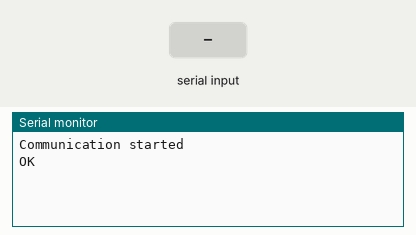
A sketch run on a simulated Arduino Uno, built with avr-gcc and run on an emulated ATmega328P. Shown: the last lines printed to the serial monitor. The test bench sets the inputs (shaded band). The modem accepts every AT command (registered, SIM ready, sends succeed) and sends nothing else.

Above: at 1.6 s.
1.7 s: "1" received over the second serial link
At 2.9 s:
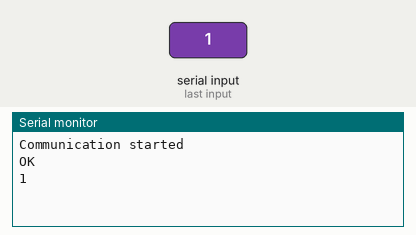
3.2 s: "0" received over the second serial link
At 4.0 s:
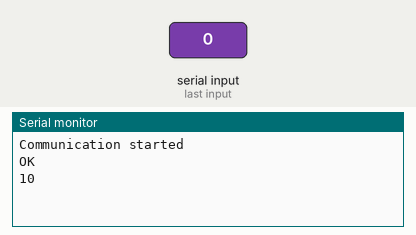

Measured:
- after the input at 1.7 s, the serial monitor: prints a new line at once (image 1)
- after the input at 3.2 s, the serial monitor: prints a new line at once (image 2)

The sketch:

GSM_Interface.ino
```cpp
//send an SMS using a TC35 gsm module
//some more AT commands can be given as well (ATD,AT,SMSC)
//communication between tc35-arduino using software serial port
//RXD0 TC35->arduino pin 2
//TXD0 TC35->arduino pin 3
//dont forget to connect the ground
//PIN was disabled

#include <SoftwareSerial.h>
SoftwareSerial gsmSerial(2,3);

char gsm_char,gsm_char_send;

String cellContent=""; //string we're sending
String ctlZ="\x1A"; //the code for Ctrl-Z
String SMScontent="Test"; //the actual SMS message

void setup(){
 Serial.begin(9600);
 gsmSerial.begin(9600);

 Serial.println("\r\nCommunication started\r\n");

 //start communication with GSM
 gsmSerial.print("AT^MONP=30\r");
 delay(400);

}
void loop(){

 if(gsmSerial.available()>0){
 gsm_char_send=gsmSerial.read();
 Serial.print(gsm_char_send);
 }

  if(Serial.available()>0){
 gsm_char=Serial.read();
 gsmSerial.print(gsm_char);
 delay(400);
 }
 /*
 //when the character c is received from the terminal of the computer
 //call a number (feature just for testing TC35 board)
 if(Serial.available() >0){
 gsm_char=Serial.read();

 if(gsm_char=='c')
 {
 //call number
 gsmSerial.write("ATD+31619027454;\r");
 }
 else
 if(gsm_char=='s')
 {
 //add message to the CellContent string
 cellContent+=SMScontent;
 //add the Crtl-Z character
 cellContent+=ctlZ;

 //send SMS in text mode
 gsmSerial.print("AT+CMGF=1\r");
 delay(400);

 sendSMS();

 }
 else if(gsm_char=='t')
 {
 gsmSerial.print("AT\r");
 delay(400);
 }
 else if(gsm_char=='d'){
 //set SMSC number (if needed)
 gsmSerial.print("AT+CSCA=\"+31626000230\"\r");
 delay(100);
 }

 }*/
}

void sendSMS(){

 gsmSerial.println("AT+CMGS=\"0619027454\""); //AT command to send SMS
 delay(500); //the length of this delay is very important. 400 is too low
 gsmSerial.print(cellContent); //Print the message
 delay(15);
}
```
